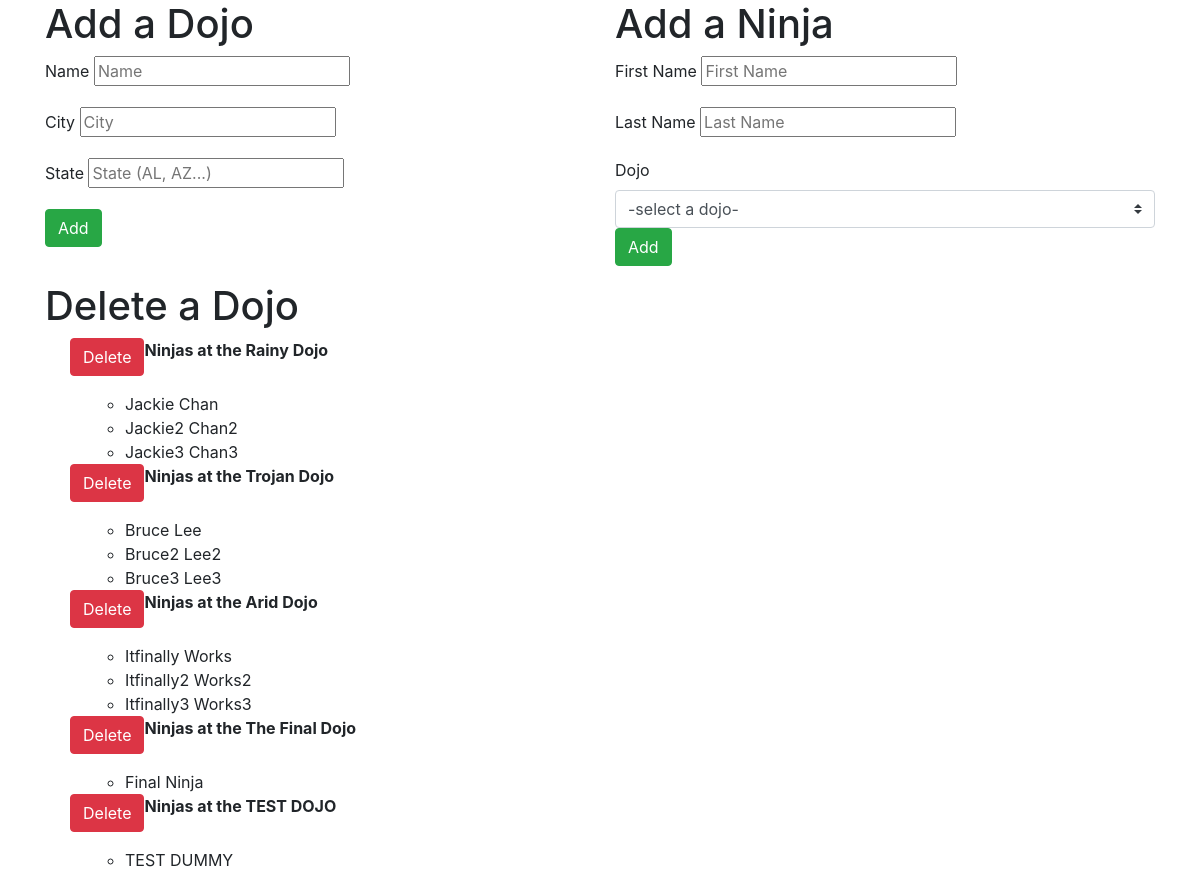
The page / on the database its author committed.
### dojo_ninjas_app/models.py (models this page shows, shortened)
class Dojos (models.Model):
    name = models.CharField(max_length=255)
    city = models.CharField(max_length=255)
    state = models.CharField(max_length=2)
    desc = models.TextField("old dojo")
    created_at = models.DateTimeField(auto_now_add=True)
    updated_at = models.DateTimeField(auto_now=True)

class Ninjas (models.Model):
    dojo = models.ForeignKey(
        Dojos, related_name="ninjas", on_delete=models.CASCADE)
    fname = models.CharField(max_length=255)
    lname = models.CharField(max_length=255)
    created_at = models.DateTimeField(auto_now_add=True)
    updated_at = models.DateTimeField(auto_now=True)

### dojo_ninjas_app/views.py (the view)
# urls.py: path('', views.index),
def index(request):
    context = {
        "dojos_objects": Dojos.objects.all(),
    }
    return render(request, "index.html", context)

### dojo_ninjas_app/templates/index.html (shortened to what this page needs)
<!DOCTYPE html>
<html lang="en">
    <head>
        <link
            rel="stylesheet"
            href="https://maxcdn.bootstrapcdn.com/bootstrap/4.0.0/css/bootstrap.min.css"
        />
    </head>
    <body>
        <div class="container">
            <div class="upper_half row">
                <div class="form_box col-6" id="fb1">
                    <h1>Add a Dojo</h1>
                    <form action="/create_dojo/" method="POST">
                        <div class="form-group">
                            <label for="name">Name</label>
                            <input type="text" name="name" placeholder="Name" />
                        </div>
                        <div class="form-group">
                            <label for="city">City</label>
                            <input type="text" name="city" placeholder="City" />
                        </div>
                        <div class="form-group">
                            <label for="state">State</label>
                            <input type="text" name="state" placeholder="State (AL, AZ...)" />
                        </div>
                        <div class="form-group">
                            <input type="submit" value="Add" class="btn btn-success">
                        </div>
                    </form>
                </div>
                <div class="form_box col-6" id="fb2">
                    <h1>Add a Ninja</h1>
                    <form action="/create_ninja/" method="POST">
                        <div class="form-group">
                            <label for="fname">First Name</label>
                            <input type="text" name="fname" placeholder="First Name" />
                        </div>
                        <div class="form-group">
                            <label for="lname">Last Name</label>
                            <input type="text" name="lname" placeholder="Last Name" />
                        </div>
                        <div class="form-group">
                            <label for="dojo">Dojo</label>
                            <select class="custom-select" id="dojo" name="dojo">
                                <option value="-select a dojo-">-select a dojo-</option>
                        </div>
                        <div class="form-group">
                            <input type="submit" value="Add" class="btn btn-success">
                        </div>
                    </form>
                </div>
            </div>
            <div class="bottom_half justify-content-center">
                <h1>Delete a Dojo</h1>
                <ul id="all_dojo_info">
                    {% for i in dojos_objects %}
                    <li style="list-style-type:none;">
                        <div id="title_button" class="row">
                            <form action="/delete_dojo/" method="POST">
                                <div class="form-group">
                                    <input type="submit" name="delete" value="Delete" class="btn btn-danger">
                                </div>
                            </form>
                            <div>
                                <b>Ninjas at the {{i.name}}</b>
                            </div>
                        </div>
                        <ul>
                            {% for j in i.ninjas.all %}
                            <li>{{j.fname}} {{j.lname}}</li>
                            {% endfor %}
                        </ul>
                    </li>
                    {% endfor %}
                </ul>
            </div>
        </div>
    </body>
</html>

### rows shown on the page
Dojos: name "Rainy Dojo"
Ninjas: fname "Jackie", lname "Chan"
Ninjas: fname "Jackie2", lname "Chan2"
Ninjas: fname "Jackie3", lname "Chan3"
Dojos: name "Trojan Dojo"
Ninjas: fname "Bruce", lname "Lee"
Ninjas: fname "Bruce2", lname "Lee2"
Ninjas: fname "Bruce3", lname "Lee3"
Dojos: name "Arid Dojo"
Ninjas: fname "Itfinally", lname "Works"
Ninjas: fname "Itfinally2", lname "Works2"
Ninjas: fname "Itfinally3", lname "Works3"
Dojos: name "The Final Dojo"
Ninjas: fname "Final", lname "Ninja"
Dojos: name "TEST DOJO"
Ninjas: fname "TEST", lname "DUMMY"
